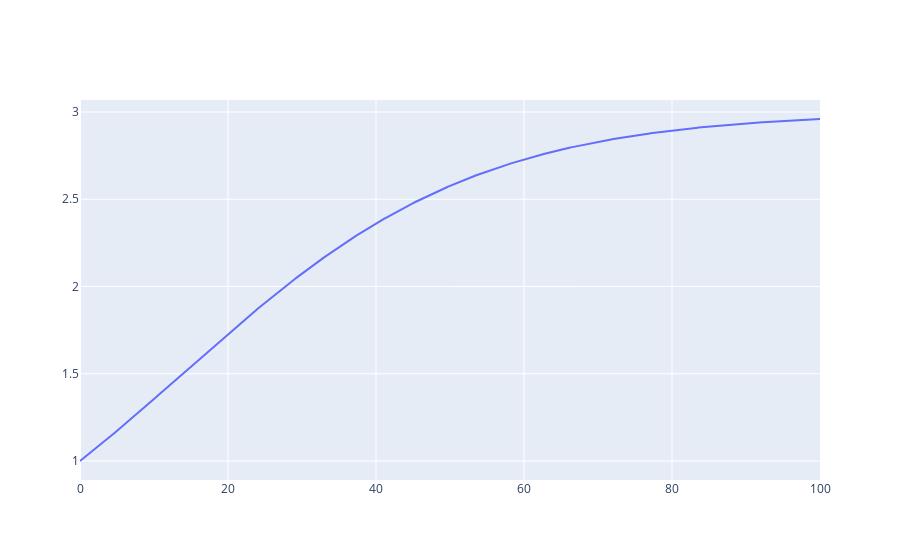

This figure's notebook cell:
### Code cell
X=np.linspace(0,100,1000)
xm=3
r=0.05
Y1=xm/(1+((xm)-1)*np.power(np.e,-r*X))

import plotly.graph_objects as go
fig=go.Figure()
fig.add_trace(go.Scatter(x=X,y=Y1,name='原始'))

### Figure 1 — Plotly figure (JSON) as saved in the notebook; plotly's stock layout.template omitted (floating-point values rounded to 4 significant figures; data arrays with more than 128 entries replaced by an {"elided": "..."} marker saying what was removed)
{"data": [{"name": "原始", "type": "scatter", "x": {"elided": "1000 float values"}, "y": {"elided": "1000 float values"}}], "layout": {}}
